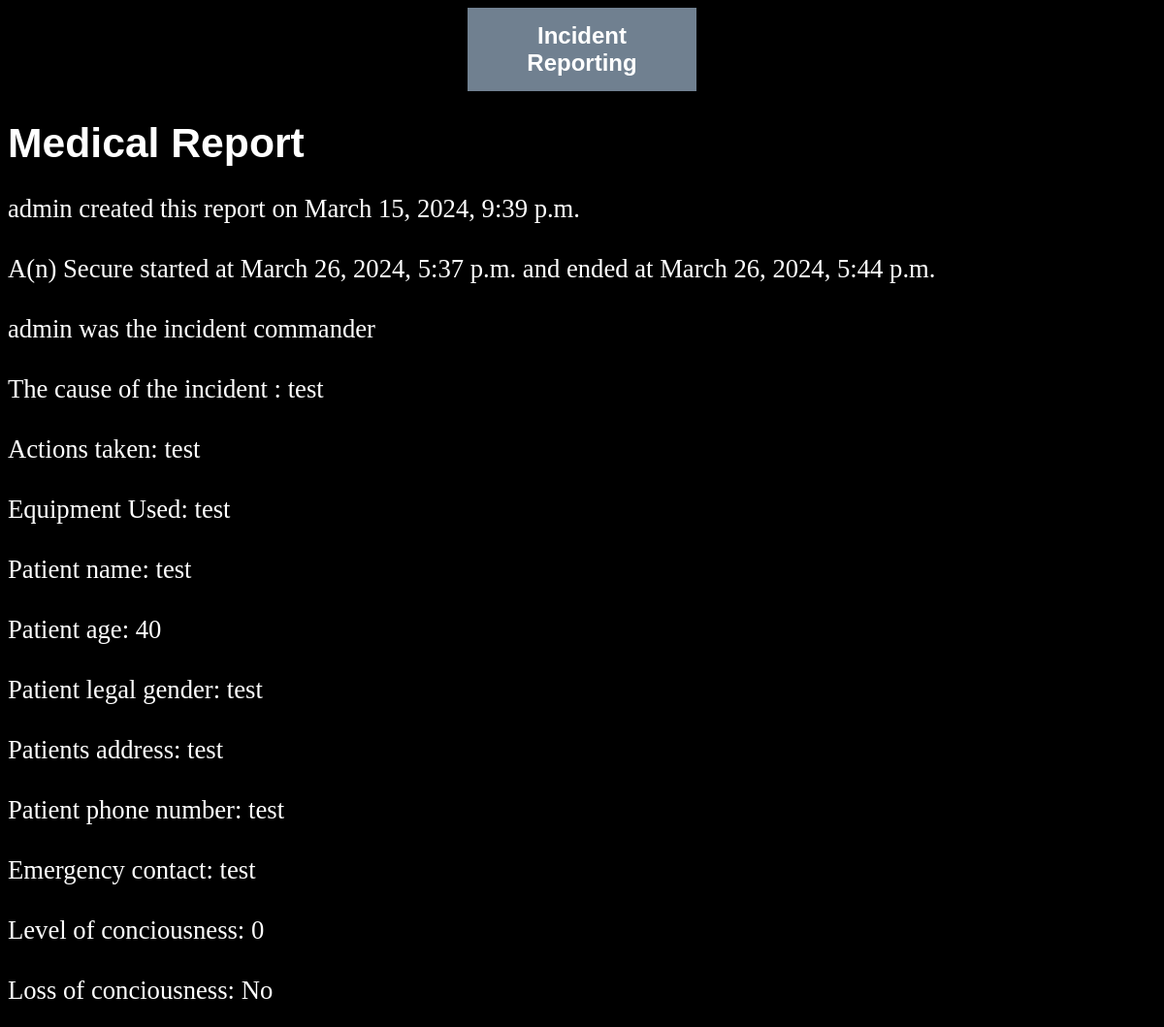
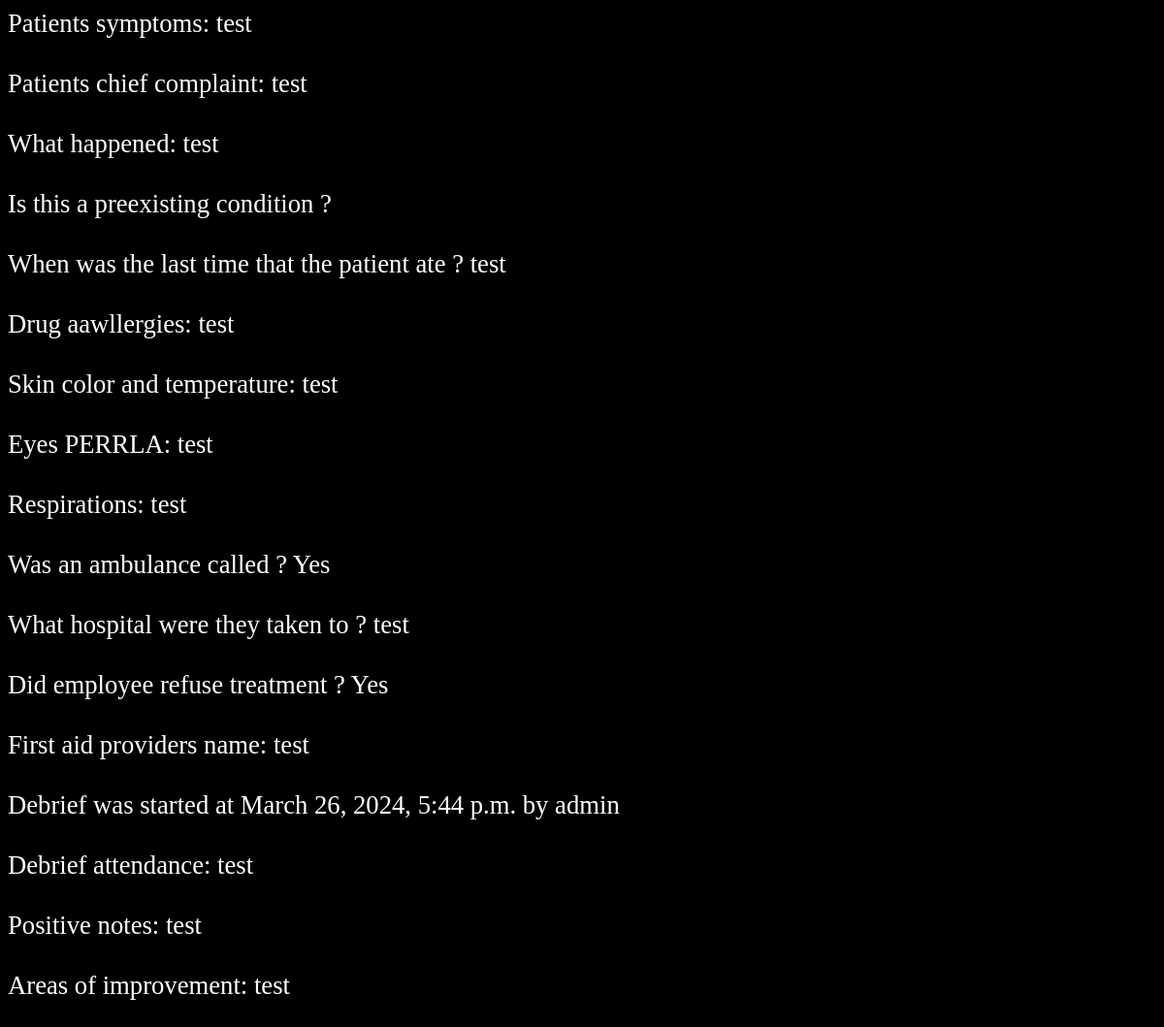
The page /Report/medicalreport_detail/1 on the database its author committed (2 pictures, top to bottom).
### Report/models.py (models this page shows, shortened)
class MedicalReport(models.Model):
    user = models.ForeignKey(User, on_delete=models.SET_NULL, null=True, related_name='MedicalCreator')
    created = models.DateTimeField(auto_now_add=True)
    updated = models.DateTimeField(auto_now=True)
    date_and_time_of_incident_start = models.DateTimeField()
    date_and_time_of_incident_end = models.DateTimeField()
    incident_commander = models.ForeignKey(User, on_delete=models.SET_NULL, null=True, related_name='MedicalCommander')
    incident_type = models.ForeignKey(IncidentType, on_delete=models.SET_NULL, null=True)
    cause_of_incident = models.TextField()
    actions_taken = models.TextField()
    equipment_used = models.TextField()
    patient_name = models.CharField(max_length=300)
    patient_age = models.CharField(max_length=3)
    legal_gender = models.CharField(max_length=10)
    patient_address = models.CharField(max_length=300)
    patient_phone_number = models.CharField(max_length=15)
    emergency_contact = models.CharField(max_length=100)
    level_of_conciousness = models.CharField(max_length=2)
    loss_of_conciousness = models.ForeignKey(YesNo, on_delete=models.SET_NULL, null=True, related_name='LossOfConsciousness')
    symptoms = models.TextField()
    chief_complaint = models.CharField(max_length=100)
    what_happened = models.TextField()
    prexisting_condition = models.ForeignKey(YesNo, on_delete=models.SET_NULL, null=True, related_name='PrexistingCondition')
    last_time_patient_ate = models.CharField(max_length=30)
    drug_allergies = models.TextField()
    skin_color_and_temp = models.TextField()
    eyes_perl = models.CharField(max_length=20)
    respirations = models.CharField(max_length=50)
    ambulance_called = models.ForeignKey(YesNo, on_delete=models.SET_NULL, null=True, related_name='AmbulanceCalled')
    hospital = models.CharField(max_length=50)
    employee_refused_treatment = models.ForeignKey(YesNo, on_delete=models.SET_NULL, null=True, related_name='EmployeeRefusedTreatment')
    first_aid_providers_name = models.CharField(max_length=50)
    debrief_attendance = models.TextField()
    positive_notes = models.TextField()
    areas_of_improvement = models.TextField()
    debrief_commander = models.ForeignKey(User, on_delete=models.SET_NULL, null=True,related_name='MedicalDebriefCommander')
    debrief_date_time = models.DateTimeField()
    class Meta:
        ordering = ['-created']

class IncidentType(models.Model):
    type = models.CharField(max_length=100)
    description = models.CharField(max_length=140,blank=True, null=True)
    def __str__(self):
        return self.type

class YesNo(models.Model):
    bool = models.CharField(max_length=10,blank=True, null=True)
    def __str__(self):
        return self.bool

### Report/views.py (the view)
# urls.py: path('medicalreport_detail/<int:pk>',MedicalDetailView.as_view(),name='medicalreport_detail')
class MedicalDetailView(DetailView):
    model = MedicalReport

### Report/templates/Report/medicalreport_detail.html
{% extends 'base.html' %}
{% block content %}
<h1>Medical Report</h1>
<p>
{{medicalreport.user}} created this report on {{medicalreport.created}}
<br>
<br>
A(n) {{medicalreport.incident_type}} started at {{medicalreport.date_and_time_of_incident_start}} and ended at {{medicalreport.date_and_time_of_incident_end}}
<br>
<br>
{{medicalreport.incident_commander}} was the incident commander
<br><br>
The cause of the incident : {{medicalreport.cause_of_incident}}
<br><br>
Actions taken: {{medicalreport.actions_taken}}
<br><br>
Equipment Used: {{medicalreport.equipment_used}}
<br><br>
Patient name: {{medicalreport.patient_name}}
<br><br>
Patient age: {{medicalreport.patient_age}}
<br><br>
Patient legal gender: {{medicalreport.legal_gender}}
<br><br>
Patients address: {{medicalreport.patient_address}}
<br><br>
Patient phone number: {{medicalreport.patient_phone_number}}
<br><br>
Emergency contact: {{medicalreport.emergency_contact}}
<br><br>
Level of conciousness: {{medicalreport.level_of_conciousness}}
<br><br>
Loss of conciousness: {{medicalreport.loss_of_conciousness}}
<br><br>
Patients symptoms: {{medicalreport.symptoms}}
<br><br>
Patients chief complaint: {{medicalreport.chief_complaint}}
<br><br>
What happened: {{medicalreport.what_happened}}
<br><br>
Is this a preexisting condition ? {{medicalreport.preexisting_condition}}
<br><br>
When was the last time that the patient ate ? {{medicalreport.last_time_patient_ate}}
<br><br>
Drug aawllergies: {{medicalreport.drug_allergies}}
<br><br>
Skin color and temperature: {{medicalreport.skin_color_and_temp}}
<br><br>
Eyes PERRLA: {{medicalreport.eyes_perl}}
<br><br>
Respirations: {{medicalreport.respirations}}
<br><br>
Was an ambulance called ? {{medicalreport.ambulance_called}}
<br><br>
What hospital were they taken to ?  {{medicalreport.hospital}}
<br><br>
Did employee refuse treatment ? {{medicalreport.employee_refused_treatment}}
<br><br>
First aid providers name: {{medicalreport.first_aid_providers_name}}
<br><br>
Debrief was started at {{medicalreport.debrief_date_time}} by {{medicalreport.debrief_commander}}
<br><br>
Debrief attendance: {{medicalreport.debrief_attendance}}
<br><br>
Positive notes: {{medicalreport.positive_notes}}
<br><br>
Areas of improvement: {{medicalreport.areas_of_improvement}}
</p>
{% endblock %}

### templates/base.html (style rules this page uses)
p { font-size: 20pt; }
body { background-color: black; color: white; }
h1 { font-family: Verdana, Geneva, Tahoma, sans-serif; font-size: 32pt; font-style: none; font-weight: none; }

### rows shown on the page
MedicalReport: user "admin", created "March 15, 2024, 9:39 p.m.", incident_type "Secure", date_and_time_of_incident_start "March 26, 2024, 5:37 p.m.", date_and_time_of_incident_end "March 26, 2024, 5:44 p.m.", incident_commander "admin", cause_of_incident "test", actions_taken "test", equipment_used "test", patient_name "test", patient_age "40", legal_gender "test", patient_address "test", patient_phone_number "test", emergency_contact "test", level_of_conciousness "0", loss_of_conciousness "No", symptoms "test", chief_complaint "test", what_happened "test", last_time_patient_ate "test", drug_allergies "test", skin_color_and_temp "test", eyes_perl "test", respirations "test", ambulance_called "Yes", hospital "test", employee_refused_treatment "Yes", first_aid_providers_name "test", debrief_date_time "March 26, 2024, 5:44 p.m.", debrief_commander "admin", debrief_attendance "test", positive_notes "test", areas_of_improvement "test"
